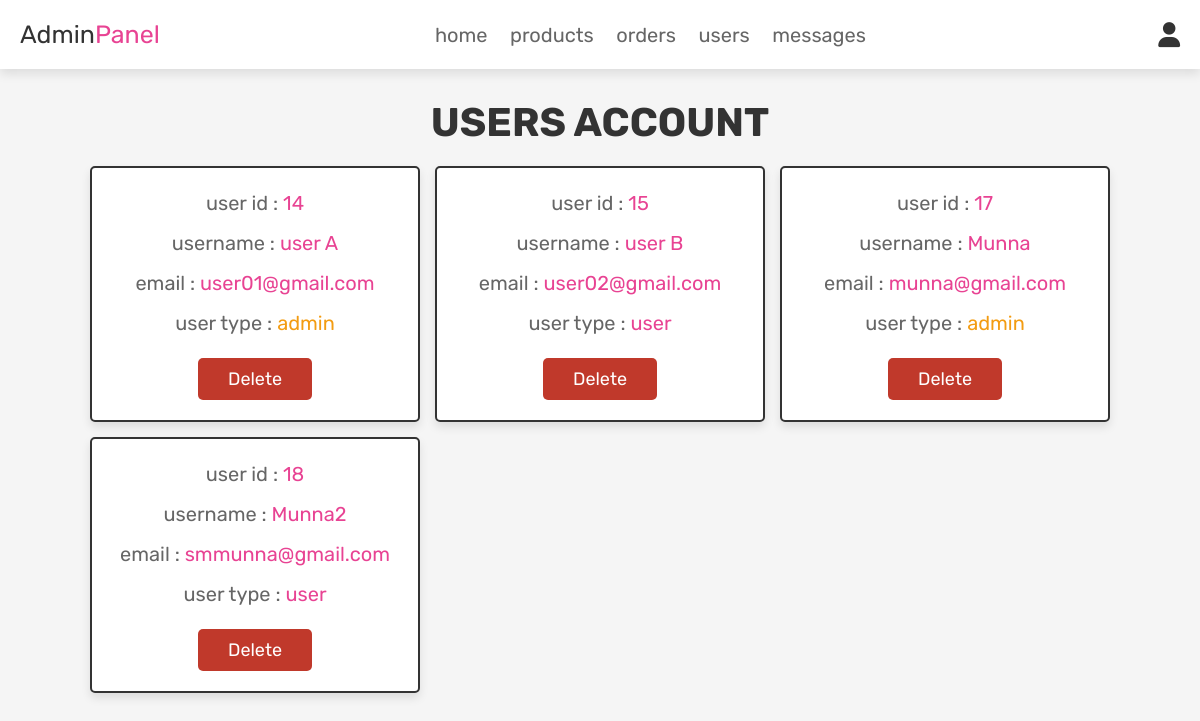
The app's page /admin_users.php (signed in) with its own data.
### tables this page shows
CREATE TABLE `users` (
  `id` int(100) NOT NULL,
  `name` varchar(100) NOT NULL,
  `email` varchar(100) NOT NULL,
  `password` varchar(100) NOT NULL,
  `user_type` varchar(20) NOT NULL DEFAULT 'user'
);

### admin_users.php (the view, shortened to what this page needs)
<?php
@include 'config.php';
?>
<!DOCTYPE html>
<html lang="en">
<head>
   <link rel="stylesheet" href="https://cdnjs.cloudflare.com/ajax/libs/font-awesome/6.0.0/css/all.min.css">
   <link rel="stylesheet" href="css/admin_style.css">
</head>
<body>
<?php @include 'admin_header.php'; ?>
<section class="users">
   <h1 class="title">users account</h1>
   <div class="box-container">
      <?php
         $select_users = mysqli_query($conn, "SELECT * FROM `users`") or die('query failed');
         if(mysqli_num_rows($select_users) > 0){
            while($fetch_users = mysqli_fetch_assoc($select_users)){
      ?>
      <div class="box">
         <p>user id : <span><?php echo $fetch_users['id']; ?></span></p>
         <p>username : <span><?php echo $fetch_users['name']; ?></span></p>
         <p>email : <span><?php echo $fetch_users['email']; ?></span></p>
         <p>user type : <span style="color:<?php if($fetch_users['user_type'] == 'admin'){ echo 'var(--orange)'; }; ?>"><?php echo $fetch_users['user_type']; ?></span></p>
         <a href="admin_users.php?delete=<?php echo $fetch_users['id']; ?>" onclick="return confirm('delete this user?');" class="delete-btn">delete</a>
      </div>
      <?php
         }
      }
      ?>
   </div>
</section>
</body>
</html>

### css/admin_style.css (style rules this page uses)
:root { --pink:#e84393; --red:#c0392b; --orange:#f39c12; --black:#333; --white:#fff; --light-color:#666; --light-white:#ccc; --light-bg:#f5f5f5; --border:.2rem solid var(--black); --box-shadow:0 .5rem 1rem rgba(0,0,0,.1); }
* { font-family: 'Rubik', sans-serif; margin:0; padding:0; box-sizing: border-box; outline: none; border:none; text-decoration: none; transition:all .2s linear; }
html { font-size: 62.5%; overflow-x: hidden; scroll-behavior: smooth; scroll-padding-top: 6.5rem; }
body { background: var(--light-bg); }
section { padding:3rem 2rem; }
.title { text-align: center; margin-bottom: 2rem; color:var(--black); text-transform: uppercase; font-size: 4rem; }
.btn, .delete-btn, .option-btn { display: inline-block; border-radius: .5rem; margin-top: 1rem; font-size: 1.8rem; color:var(--white); cursor: pointer; padding:1rem 3rem; text-transform: capitalize; }
.delete-btn { background-color: var(--red); }
.users .box-container { display: grid; grid-template-columns: repeat(auto-fit, 33rem); gap:1.5rem; align-items: flex-start; max-width: 1200px; margin: 0 auto; justify-content: center; }
.users .box-container .box { padding:2rem; border:var(--border); background-color: var(--white); box-shadow: var(--box-shadow); border-radius: .5rem; text-align: center; }
.users .box-container .box p { font-size: 2rem; color:var(--light-color); margin-bottom: 1rem; line-height: 1.5; }
.users .box-container .box p span { color:var(--pink); }
.users .box-container .box .delete-btn { margin-top: .5; }

### records on screen
users: id "14", name "user A", email "user01@gmail.com", user_type "admin"
users: id "15", name "user B", email "user02@gmail.com", user_type "user"
users: id "17", name "Munna", email "munna@gmail.com", user_type "admin"
users: id "18", name "Munna2", email "smmunna@gmail.com", user_type "user"
